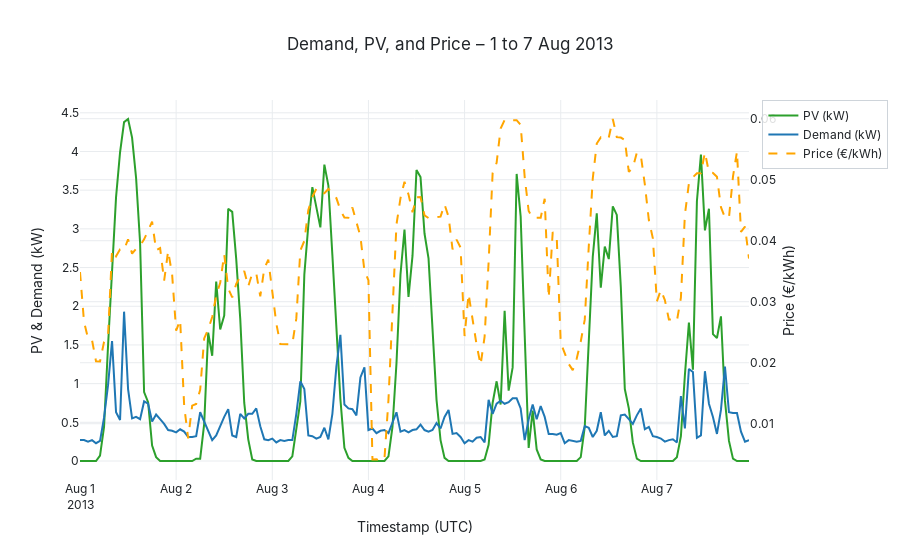

This figure's notebook cell:
### Markdown cell above
## Figure 1 – Timeseries overlay

### Code cell
# Figure 1: Timeseries Overlay of PV, Demand, and Price
# This visualization shows the temporal relationship between generation, consumption, and price signals
week_window = df.loc['2013-08-01':'2013-08-07']

fig, ax_left = plt.subplots(figsize=(12, 5.5))
ax_right = ax_left.twinx()

# Plot PV and Demand on the left y-axis
ax_left.plot(week_window.index, week_window['pv'], color=COLORS['pv'], linewidth=1.8, label='PV (kW)')
ax_left.plot(week_window.index, week_window['Demand'], color=COLORS['demand'], linewidth=1.8, label='Demand (kW)')

# Plot Price on the right y-axis
ax_right.plot(week_window.index, week_window['Price'], color=COLORS['price'], linewidth=1.2, linestyle='--', label='Price (€/kWh)')

# Labels and formatting
ax_left.set_title('Demand, PV, and Price – 1 to 7 Aug 2013')
ax_left.set_ylabel('PV & Demand (kW)')
ax_right.set_ylabel('Price (€/kWh)')
ax_left.set_xlabel('Timestamp (UTC)')

# Combine legends from both axes
lines, labels = ax_left.get_legend_handles_labels()
lines2, labels2 = ax_right.get_legend_handles_labels()
ax_left.legend(lines + lines2, labels + labels2, loc='upper left', ncol=3)

fig.tight_layout()

# Save the figure with the correct naming convention
save_figure(fig, '03_timeseries_overlay')
plt.show()

# Interactive version for the dashboard
interactive_fig = go.Figure()
interactive_fig.add_trace(go.Scatter(x=week_window.index, y=week_window['pv'], name='PV (kW)', mode='lines'))
interactive_fig.add_trace(go.Scatter(x=week_window.index, y=week_window['Demand'], name='Demand (kW)', mode='lines'))
interactive_fig.add_trace(go.Scatter(x=week_window.index, y=week_window['Price'], name='Price (€/kWh)', mode='lines', yaxis='y2', line=dict(dash='dash')))
interactive_fig.update_layout(
    title='Demand, PV, and Price – 1 to 7 Aug 2013',
    xaxis_title='Timestamp (UTC)',
    yaxis=dict(title='PV & Demand (kW)'),
    yaxis2=dict(title='Price (€/kWh)', overlaying='y', side='right'),
)
save_interactive(interactive_fig, '03_timeseries_overlay_interactive')
interactive_fig.show()

### Figure 1 — Plotly figure (JSON) as saved in the notebook; plotly's stock layout.template omitted (floating-point values rounded to 4 significant figures; data arrays with more than 128 entries replaced by an {"elided": "..."} marker saying what was removed)
{"data": [{"mode": "lines", "name": "PV (kW)", "type": "scatter", "x": {"elided": "168 str values"}, "y": {"elided": "168 float values"}}, {"mode": "lines", "name": "Demand (kW)", "type": "scatter", "x": {"elided": "168 str values"}, "y": {"elided": "168 float values"}}, {"line": {"dash": "dash"}, "mode": "lines", "name": "Price (€/kWh)", "type": "scatter", "x": {"elided": "168 str values"}, "y": {"elided": "168 float values"}, "yaxis": "y2"}], "layout": {"title": {"text": "Demand, PV, and Price – 1 to 7 Aug 2013"}, "xaxis": {"title": {"text": "Timestamp (UTC)"}}, "yaxis": {"title": {"text": "PV & Demand (kW)"}}, "yaxis2": {"overlaying": "y", "side": "right", "title": {"text": "Price (€/kWh)"}}}}
